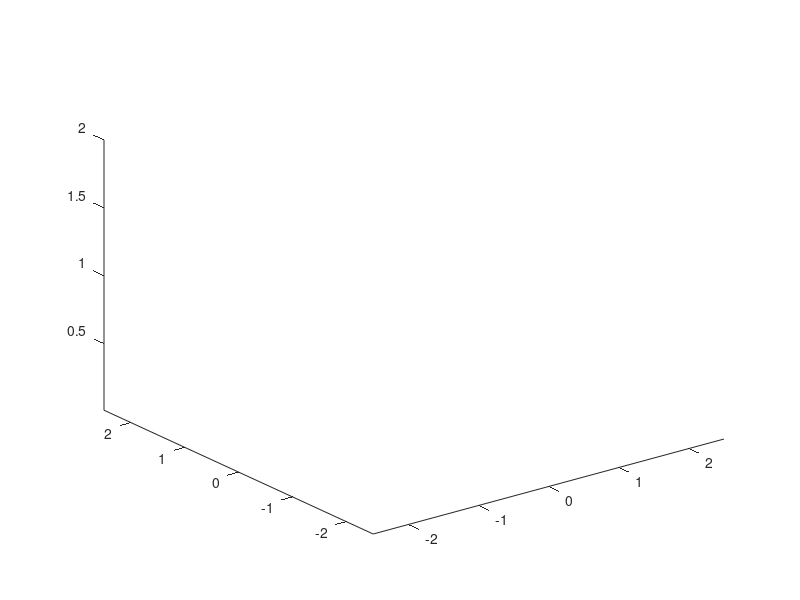

Reproduce this figure in MATLAB. (Note: this script raises an error after producing the figure.)
%% Assignment 2
% Daniel McMahon 14317958
% Jennifer Wilson 13936277

clear;
clf;
clc;
close all;
set(0,'DefaultFigureWindowStyle','docked')
view(3)
hold on
axis([-2.5, 2.5, -2.5, 2.5, 0.01, 2]);


Objects = ObjectClass();
RobotControl = RobotClass();

% Initialise global variables
tableZ = 0.4;
gripperLength = 0.24;
gripperHeight = 0.025;

% Setup Environment
LoadEnvironment();

%% Grow Plants

% Define objects
tomato = 'tomato.ply';
potato = 'potato.ply';

% unsorted box position
unsortedBoxEEPos = [0, 0, tableZ+0.1]; % box to drop produce

% Sorted box positions
goodBoxEEPose = [0, 0, tableZ+0.1];
badBoxEEPose = [0, 0, tableZ];

[tomatoTreePos, unsortedBox, goodBox, badBox] = ProduceLocations(tableZ);

% use PlaceObjects NOT PlaceObjects2 as thats used for non-moving objects
[tomatoObject, tomatoVertices] = Objects.PlaceObjects(tomato, tomatoTreePos);


%% Load Robots

steps = 75;

[harvesterBot,sortingBot,rightHarvester,leftHarvester,rightSorter,leftSorter] = LoadRobots();

% Orientation for the end-effector.
pointForwards = trotx(270, 'deg');
pointDown = trotx(180,'deg');
pointTowardsBox = trotx(90, 'deg');


%% Testing Harvester Bot Movements with Tomatoes

% Loop through each tomato for testing.
for i = 1:size(tomatoTreePos, 1)
    % Define positions for this loop.
    startPos = tomatoTreePos(i, :) + [0, -0.3, 0.1]; % Slight offset to approach the tomato.
    pickupTomato = tomatoTreePos(i, :) + [0, -gripperLength, gripperHeight]; % Position to pick up the tomato.
    unsortedBoxPosOffset = unsortedBoxPos(i, :) + [0, 0, 0.5]; % Hover position above the box.
    finalPos = unsortedBoxPos(i, :) + [0, 0, 0.2]; % Slightly lower over the box for drop-off.

    % Step 1: Move to the position near the tomato (approach).
    RobotControl.MoveRobot(harvesterBot, startPos, steps, [], [], false, rightHarvester, leftHarvester, pointForwards);

    % Step 2: Move directly to the tomato and simulate pickup.
    RobotControl.MoveRobot(harvesterBot, pickupTomato, steps, tomatoObject{i}, tomatoVertices{i}, false, rightHarvester, leftHarvester, pointForwards);
    RobotControl.GripperMove(rightHarvester, leftHarvester, 'close'); % Simulate gripping.

    % Step 3: Move back slightly after gripping.
    moveBackPos = pickupTomato + [0, -0.05, 0]; % Move back 5 cm along the y-axis.
    RobotControl.MoveRobot(harvesterBot, moveBackPos, steps, tomatoObject{i}, tomatoVertices{i}, true, rightHarvester, leftHarvester, pointForwards);

    % Step 4: Rotate +180 degrees to align with the box.
    RobotControl.MoveRobot(harvesterBot, unsortedBoxPosOffset, steps, tomatoObject{i}, tomatoVertices{i}, true, rightHarvester, leftHarvester, pointTowardsBox);

    % Step 5: Lower down to the box.
    RobotControl.MoveRobot(harvesterBot, finalPos, steps, tomatoObject{i}, tomatoVertices{i}, true, rightHarvester, leftHarvester, pointTowardsBox);

    % Step 6: Release the object and update the object position.
    RobotControl.GripperMove(rightHarvester, leftHarvester, 'open');
    ObjectClass.DropObject(harvesterBot, tomatoObject{i}, tomatoVertices{i}, 0.05); % Adjust to slightly drop the object.

    % Step 7: Rotate back +180 degrees to face the next tomato.
    nextTomatoPos = tomatoTreePos(min(i+1, size(tomatoTreePos, 1)), :) + [0, -gripperLength, gripperHeight];
    RobotControl.MoveRobot(harvesterBot, nextTomatoPos, steps, [], [], false, rightHarvester, leftHarvester, pointForwards);
end

%% Testing Sorting Bot Movements with Tomatoes

% Loop through each item in the unsorted box for visualization.
for i = 1:size(unsortedBoxPos, 1)

    % Adjust the starting position to pick from the unsorted box.
    startPos = unsortedBoxPos(i, :) + [0, 0, gripperLength + 0.1]; % Hover above the item.
    pickupItem = unsortedBoxPos(i, :) + [0, 0, gripperLength]; % Lower to the item's position.
    
    % Define the target position in the sorted box area.
    dropOffPos = goodBox(min(i, size(goodBox, 1)), :) + [0, 0, gripperLength + 0.1]; % Hover above the OK box.
    finalPos = goodBox(min(i, size(goodBox, 1)), :) + [0, 0, gripperLength]; % Lower position for dropping.

    % Step 1: Move to hover above the unsorted item.
    RobotControl.MoveRobot(sortingBot, startPos, steps, [], [], false, rightSorter, leftSorter, pointDown);

    % Step 2: Lower to the item position (simulate pickup).
    RobotControl.MoveRobot(sortingBot, pickupItem, steps, tomatoObject{i}, tomatoVertices{i}, false, rightSorter, leftSorter, pointDown);
    RobotControl.GripperMove(rightSorter, leftSorter, 'close'); % Simulate gripping.

    % Step 3: Move back up after gripping.
    RobotControl.MoveRobot(sortingBot, startPos, steps, tomatoObject{i}, tomatoVertices{i}, true, rightSorter, leftSorter, pointDown);

    % Step 4: Move to hover above the target drop-off position.
    RobotControl.MoveRobot(sortingBot, dropOffPos, steps, tomatoObject{i}, tomatoVertices{i}, true, rightSorter, leftSorter, pointDown);

    % Step 5: Lower to the drop-off position.
    RobotControl.MoveRobot(sortingBot, finalPos, steps, tomatoObject{i}, tomatoVertices{i}, true, rightSorter, leftSorter, pointDown);

    % Step 6: Release the object.
    RobotControl.GripperMove(rightSorter, leftSorter, 'open');
    ObjectClass.DropObject(sortingBot, tomatoObject{i}, tomatoVertices{i}, tableZ+0.06); % Adjust the object's position in the environment.

    % Step 7: Move back up to a safe hover position after releasing the object.
    RobotControl.MoveRobot(sortingBot, dropOffPos, steps, [], [], false, rightSorter, leftSorter, pointDown);

    % Step 8: Move to the next item in the unsorted box.
    nextItemPos = unsortedBoxPos(min(i + 1, size(unsortedBoxPos, 1)), :) + [0, 0, gripperLength + 0.1]; % Hover above the next item.
    RobotControl.MoveRobot(sortingBot, nextItemPos, steps, [], [], false, rightSorter, leftSorter, pointDown);
end


